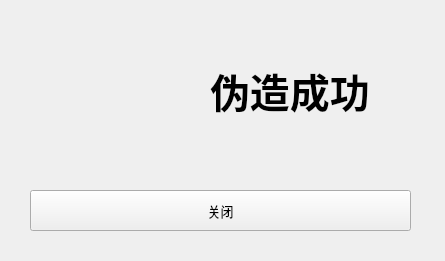
<?xml version="1.0" encoding="UTF-8"?>
<ui version="4.0">
 <class>Form</class>
 <widget class="QWidget" name="Form">
  <property name="geometry">
   <rect>
    <x>0</x>
    <y>0</y>
    <width>445</width>
    <height>261</height>
   </rect>
  </property>
  <property name="windowTitle">
   <string>伪造成功</string>
  </property>
  <property name="windowIcon">
   <iconset resource="res.qrc">
    <normaloff>:/ico/img/Logo.ico</normaloff>:/ico/img/Logo.ico</iconset>
  </property>
  <widget class="QLabel" name="label">
   <property name="geometry">
    <rect>
     <x>20</x>
     <y>20</y>
     <width>150</width>
     <height>150</height>
    </rect>
   </property>
   <property name="text">
    <string/>
   </property>
   <property name="pixmap">
    <pixmap resource="res.qrc">:/ico/img/forge.png</pixmap>
   </property>
   <property name="scaledContents">
    <bool>true</bool>
   </property>
  </widget>
  <widget class="QLabel" name="label_2">
   <property name="geometry">
    <rect>
     <x>210</x>
     <y>60</y>
     <width>201</width>
     <height>61</height>
    </rect>
   </property>
   <property name="font">
    <font>
     <family>Microsoft YaHei</family>
     <pointsize>30</pointsize>
     <weight>75</weight>
     <bold>true</bold>
    </font>
   </property>
   <property name="text">
    <string>伪造成功</string>
   </property>
  </widget>
  <widget class="QPushButton" name="pushButton">
   <property name="geometry">
    <rect>
     <x>30</x>
     <y>190</y>
     <width>381</width>
     <height>41</height>
    </rect>
   </property>
   <property name="font">
    <font>
     <pointsize>10</pointsize>
     <weight>50</weight>
     <bold>false</bold>
    </font>
   </property>
   <property name="text">
    <string>关闭</string>
   </property>
  </widget>
 </widget>
 <resources>
  <include location="res.qrc"/>
 </resources>
 <connections>
  <connection>
   <sender>pushButton</sender>
   <signal>clicked()</signal>
   <receiver>Form</receiver>
   <slot>close()</slot>
   <hints>
    <hint type="sourcelabel">
     <x>59</x>
     <y>24</y>
    </hint>
    <hint type="destinationlabel">
     <x>222</x>
     <y>130</y>
    </hint>
   </hints>
  </connection>
 </connections>
</ui>
